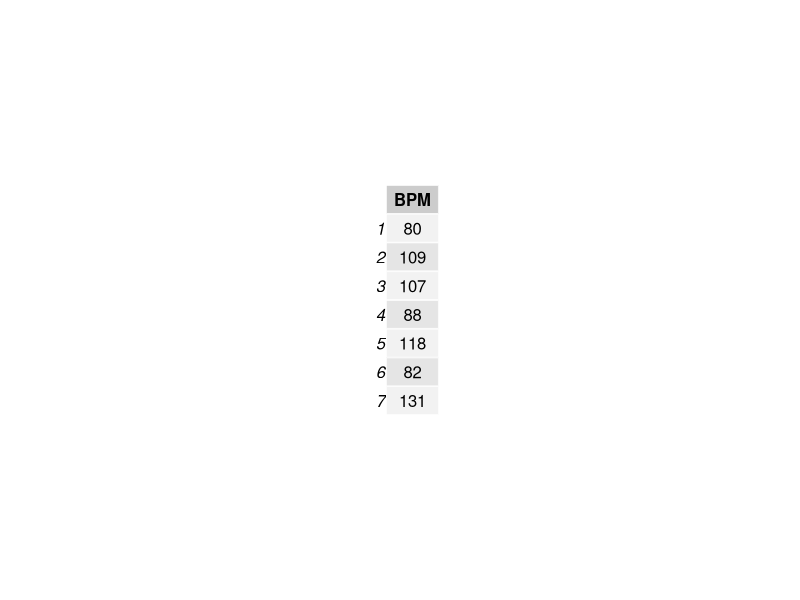
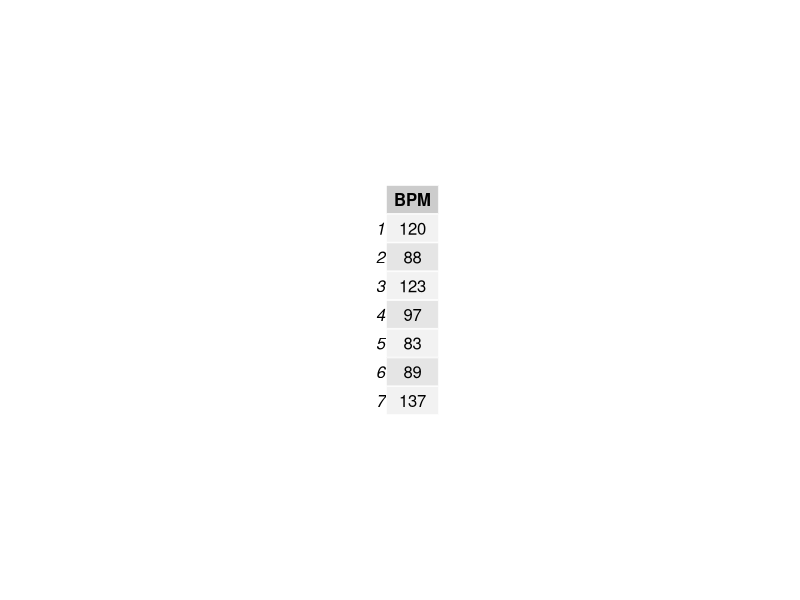
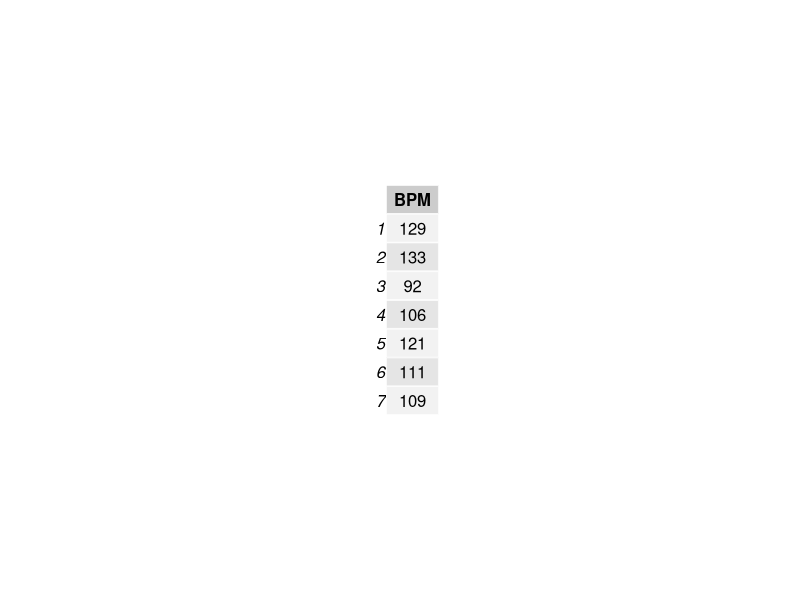
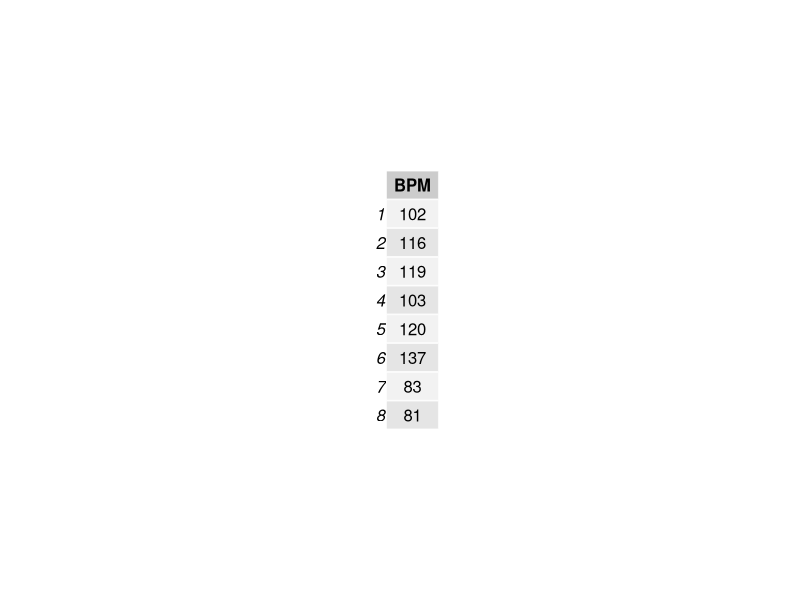
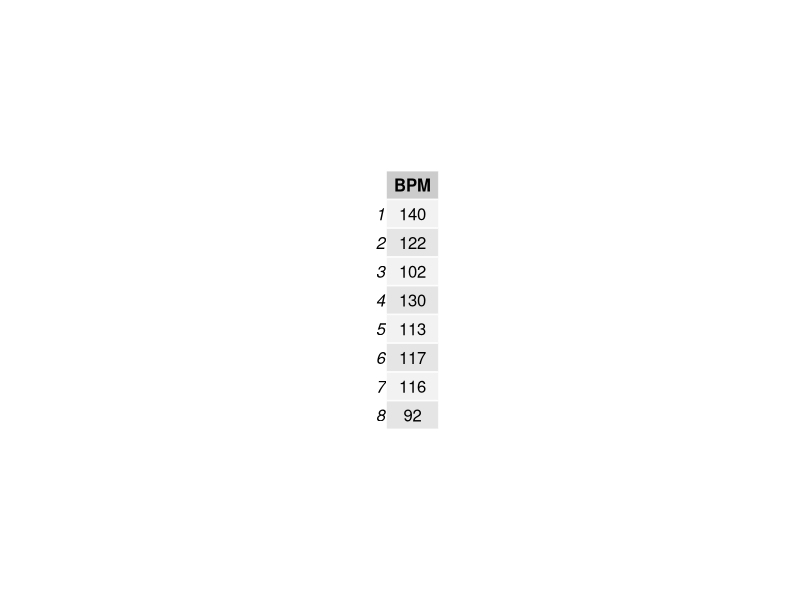
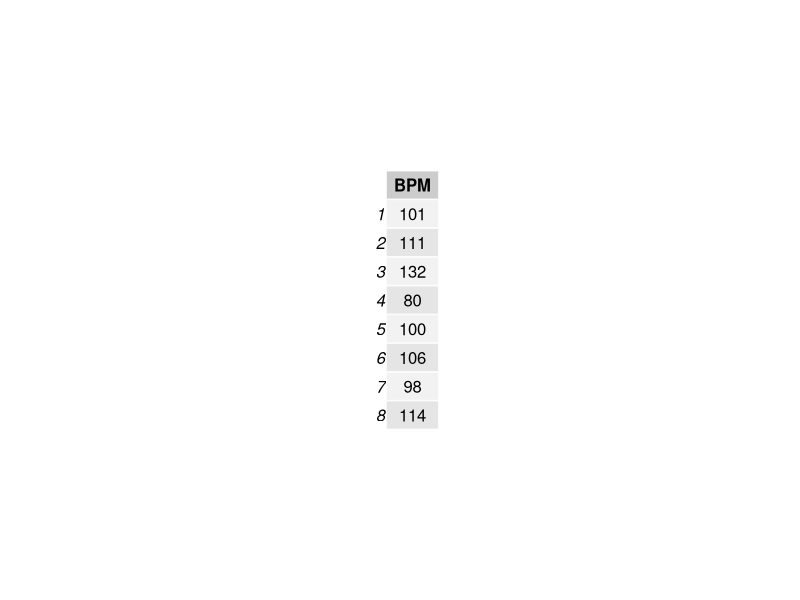
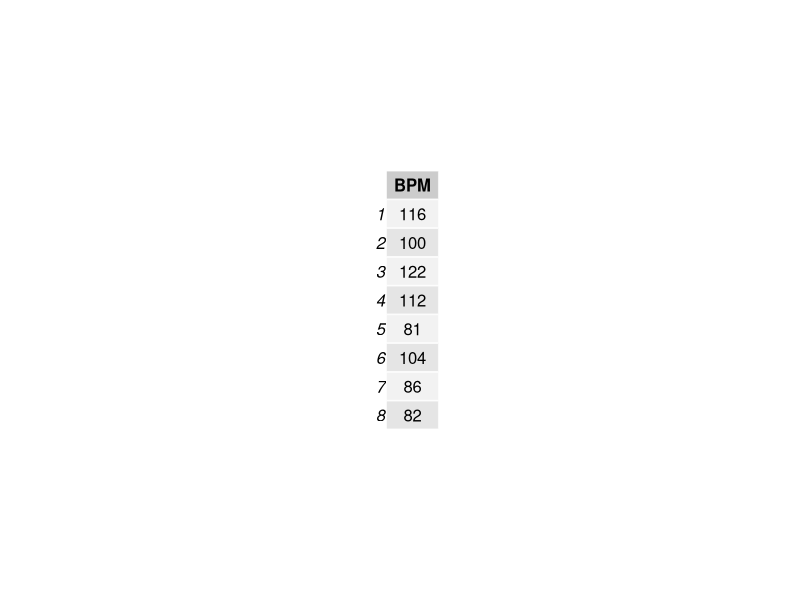
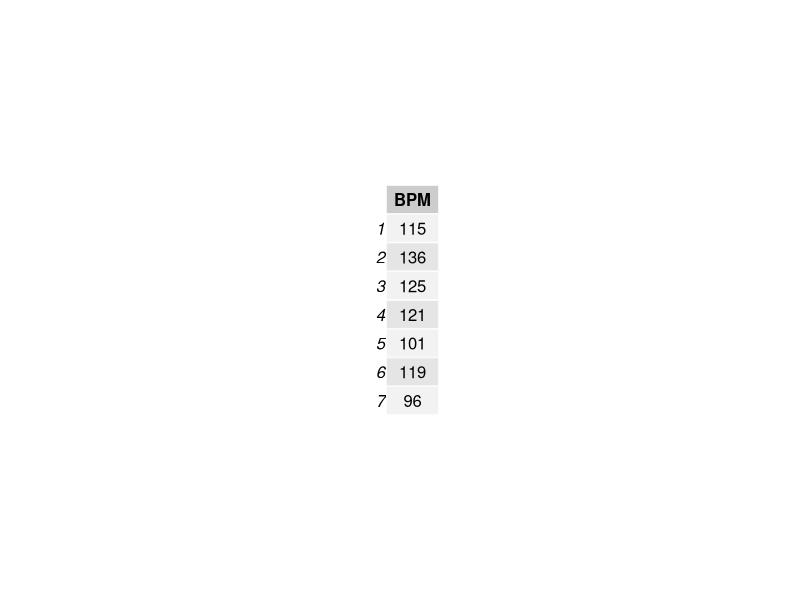

Reproduce these figures in R, in order. (Note: this script raises an error after producing the figures.)
##### MeanPESEMC1 #####
library(gridExtra) # the pacakge needed for this particular question to create multiple grid-level plots in a page
MeanPESEMC1=function(
  title = "MeanPESEMC1", # Question-bank title that will be easily viewable in e-learning
  n = 200, # Number of questions to generate
  type = "MC", # The question type, one of many possible types on e-learning
  answers = 5, # Number of answers per MC question
  points.per.q = 4, # Number of points the question is worth (on the test)
  difficulty = 1, # An easily viewable difficulty level on e-learning
  quest.txt1 = "A new cardiovascular medication was administered to a single group of subjects. The subjects' heartrates (bpm) were recorded above after the medication was administered. The standard deviation of the heartrates was ",
  quest.txt2 = ". What is the ",
  quest.txt3 = " of the average heartrate for all patients who receive this medicine?", # The above 3 question texts are static text for the full question
  digits = 2, # This is the number of decimal places to round off the data
  loc.path = "Images/", # This is the local path used to store any randomly generated image files
  e.path = "Images/", # This is the path on e-learning used to store any above-implemented image files
  hint = "Is this a one or two sample problem? Are you looking for center or spread? Pick the closest answer.", # This is a student hint, visible to them during the exam on e-learning
  feedback = "Point Estimate = mean(bpm). SE = s/sqrt(n)" # This is student feedback, visible after the exam
)
{
  param <- c("NewQuestion","ID","Title","QuestionText","Points","Difficulty", "Image",
             rep("Option", answers),"Hint","Feedback") # These are setting row names for the CSV file
  questions <- data.frame() # This opens a data frame to store the randomly generated questions below
  for(i in 1:n)
  {
    ID <- paste(title, i, sep = "-") # The ID of the specific question within the bank, title + question number in the loop
    points <- sample(c(rep(0,answers-1),100),replace=F) # The proportion of points assigned to each possible answer, 1 if correct or 0 if incorrect
    corr.ind <- 7 + which.max(points) # This is the row index of the correct answer
    decis <- sample(6:8, size = 1) # randomly assigning sample size number
    BPM <- sample(80:140, size = decis) 
    data <- data.frame(BPM, stringsAsFactors = FALSE) # This is how we're randomly generating data for this question
    data1 <- round(sd(BPM), digits) #generating sample standard deviation
    data2 <- sample(c("point estimate", "standard error"), size = 1)
    corr.ans <- if(data2 == "point estimate"){round(mean(BPM),
                                                    digits = digits)}
    else{round(data1/sqrt(decis),
               digits = digits)} # This is the correct answer to the question
    up.min <- corr.ans + .2 # This is the minimum value for incorrect answers above the correct answer
    down.max <- corr.ans - .2 # This is the maximum value for incorrect answers below the correct answer
    ans.txt <- sample(if((corr.ans <= 90) & (data2 == "point estimate")){seq(up.min, up.min + 20, 10^-digits)}
                      else{if((corr.ans >= 130) & (data2 == "point estimate")){seq(down.max - 20, down.max, 10^-digits)}
                        else{if((corr.ans <= 6) & (data2 == "standard error")){seq(up.min, up.min + 5, 10^-digits)}
                          else{if((corr.ans >= 10) & (data2 == "standard error")){seq(down.max - 5, down.max, 10^-digits)}
                            else{if((corr.ans > 6) & (corr.ans < 10) & (data2 == "standard error")){
                              c(seq(down.max - 5, down.max, 10^-digits), seq(up.min, up.min + 5, 10^-digits))}
                              else{c(seq(down.max - 20, down.max, 10^-digits),
                                     seq(up.min, up.min + 20, 10^-digits))}}}}},
                      size = answers) # These are randomly generated incorrect answers
    content <- c(type, ID, ID, paste(quest.txt1, data1, quest.txt2, data2, quest.txt3, sep = ""),
                 points.per.q, difficulty, paste(e.path, paste(title, i, sep = "-"), ".jpeg", sep = ""),
                 points, hint, feedback) # This is collecting a lot of the above information into a single vector
    options <- c(rep("",7), ans.txt, rep("",2)) # This is collecting the incorrect answers above, and indexing them correctly by row
    options[corr.ind] <- corr.ans # This is imputing the correct answer at the appropriate row index
    questions[(1+(9+answers)*i):((9+answers)*(i+1)),1] <- param # This is indexing and storing all the row names
    questions[(1+(9+answers)*i):((9+answers)*(i+1)),2] <- content # Indexing and storing all the content
    questions[(1+(9+answers)*i):((9+answers)*(i+1)),3] <- options # Indexing and storing the answers, both incorrect and correct
    jpeg(filename=paste(loc.path, paste(title, i, sep = "-"), ".jpeg", sep = ""),
         height = 25*nrow(data), width = 65*ncol(data)) # creating the image files in the designated place
    p <- tableGrob(data) #Creating the summary statistics for the graphical item
    grid.arrange(p) #arranging all the summary statistics for the graphical items in one location
    dev.off()
  }
  questions <- questions[((10+answers)):((9+answers)*(n+1)),] # Storing only what's needed for e-learning upload as a CSV file
  write.table(questions, sep=",", file=paste(title, ".csv", sep = ""),
              row.names=F, col.names=F) # Writing the CSV file
} 
MeanPESEMC1() # creating the csv file
